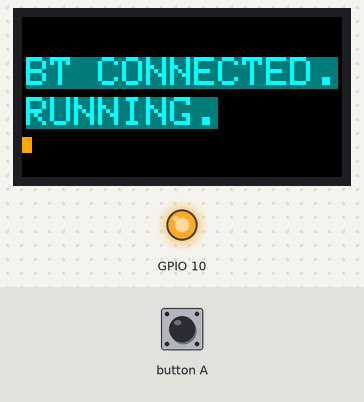
Bench run of a sketch on a simulated ESP32. On the bench: 160×80 colour display, output pins drawn as LEDs (lit = HIGH). The inputs (shaded band) are chosen by the test bench. USB keyboard and mouse output is not drawn.

Above: at 6.3 s.
6.4 s: button A pressed for 0.15 s
At 7.4 s:
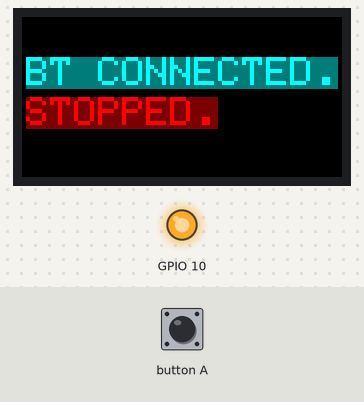
8.0 s: button A pressed for 1 s
At 8.13 s:
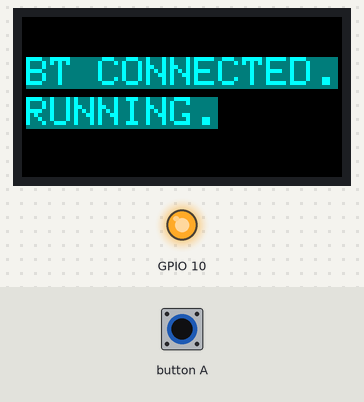
9.6 s: button A pressed for 3.2 s
At 11.0 s:
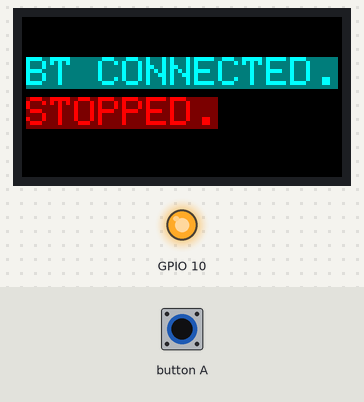
14.3 s: button A pressed for 0.15 s
At 14.84 s:
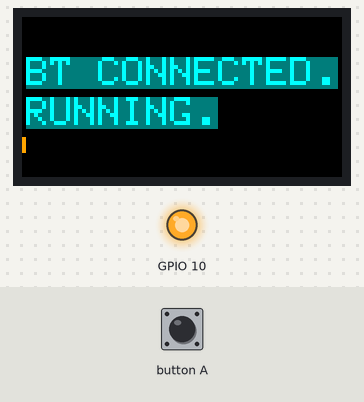
Timing chart, 0 to 16.0 s (numbered marks = the images above; inputs shaded):
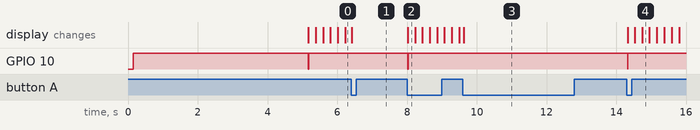

Measured:
- after the input at 6.4 s, the display: changes at once (image 1)
- after the input at 8.0 s, GPIO 10: HIGH → LOW at once, → HIGH 0.01 s later; the display: changes at once (image 2)
- after the input at 9.6 s, the display: changes at once (image 3)
- after the input at 14.3 s, GPIO 10: HIGH → LOW at once, → HIGH 0.01 s later; the display: first changes at once (image 4 shows a later state)

The sketch:

M5StickC-MouseDrone.ino
```cpp
#include <M5StickC.h>
#include <BleMouse.h>

BleMouse bleMouse("Standard Mouse");

const int button = 37;

int interval_max = 32000;
int interval = interval_max;
int btnState = 0;

void setup() {
  M5.begin();

  M5.Axp.ScreenBreath(9);
  M5.Lcd.setRotation(1);
  M5.Lcd.setTextSize(2);

  pinMode(M5_LED, OUTPUT);
  digitalWrite(M5_LED, HIGH);
  pinMode(button, INPUT);
  attachInterrupt(button,pressed,FALLING);
  btnState=0;
  bleMouse.begin();
  delay(5000);

}

void pressed() {
  if (btnState==0) {
    btnState=1;
  } else {
    btnState=0;
  }

  interval = interval_max;

}

void loop() {
  if (btnState==0) {
    interval++;
    M5.Lcd.fillRect(0, 60, interval / 200, 8, ORANGE);
  }

  if ( interval >= interval_max ) {

    interval=0;

    if (bleMouse.isConnected()) {

      M5.Lcd.fillScreen(BLACK);

      M5.Lcd.setTextColor(CYAN, DARKCYAN);
      M5.Lcd.setCursor(2, 20);
      M5.Lcd.println("BT CONNECTED.");

      if (btnState==0) {
        M5.Lcd.setTextColor(CYAN, DARKCYAN);
        M5.Lcd.setCursor(2, 40);
        M5.Lcd.println("RUNNING.");

        digitalWrite(M5_LED, LOW);
        bleMouse.move(1, 1);
        delay(10);
        digitalWrite(M5_LED, HIGH);
        bleMouse.move(-1, -1);

      } else {
        M5.Lcd.setTextColor(RED, MAROON);
        M5.Lcd.setCursor(2, 40);
        M5.Lcd.println("STOPPED.");
      }

    } else {
      M5.Lcd.setTextColor(RED, MAROON);
      M5.Lcd.setCursor(2, 20);
      M5.Lcd.println("DISCONNECTED.");
    }

  }

   delay(1);

}
```
